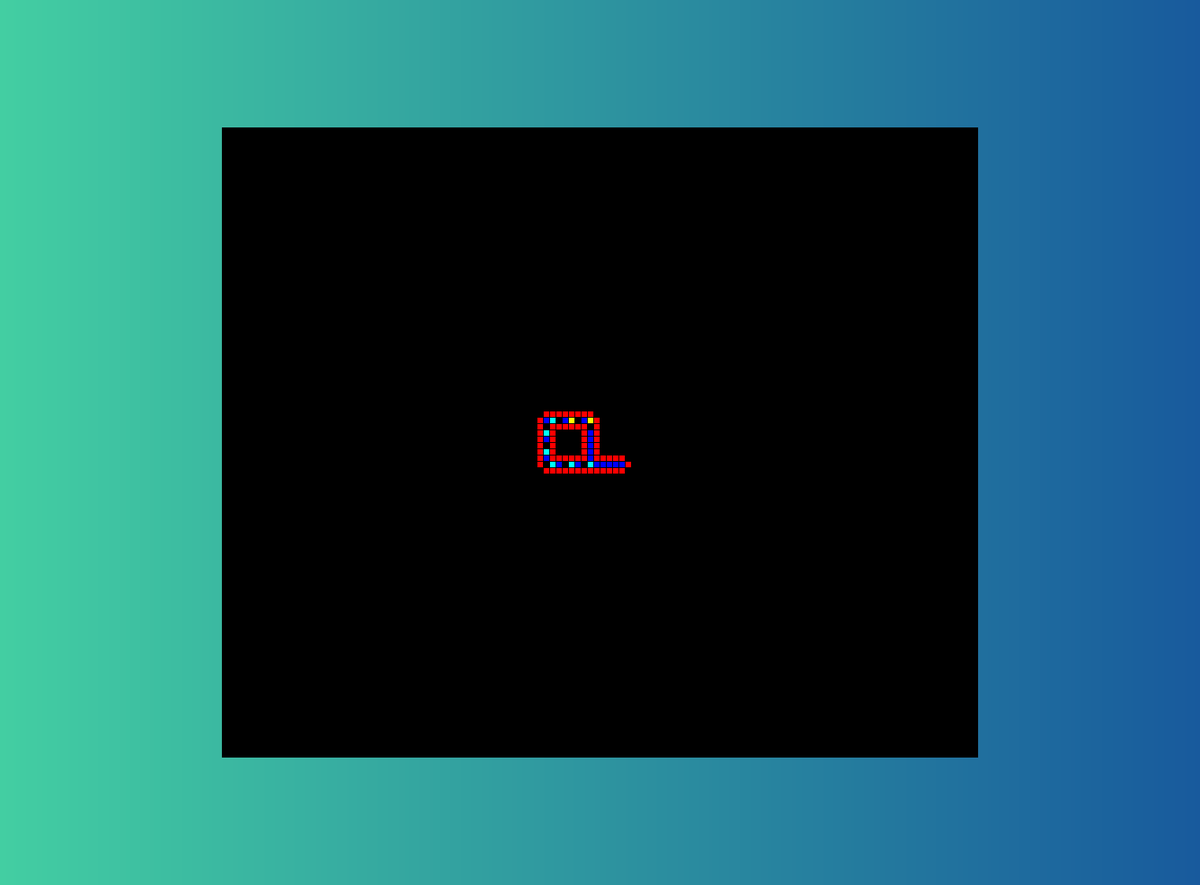
Frame 1 (no input)
Frame 60 (the mouse pressed at the canvas centre just before this capture): identical to frame 1, image omitted
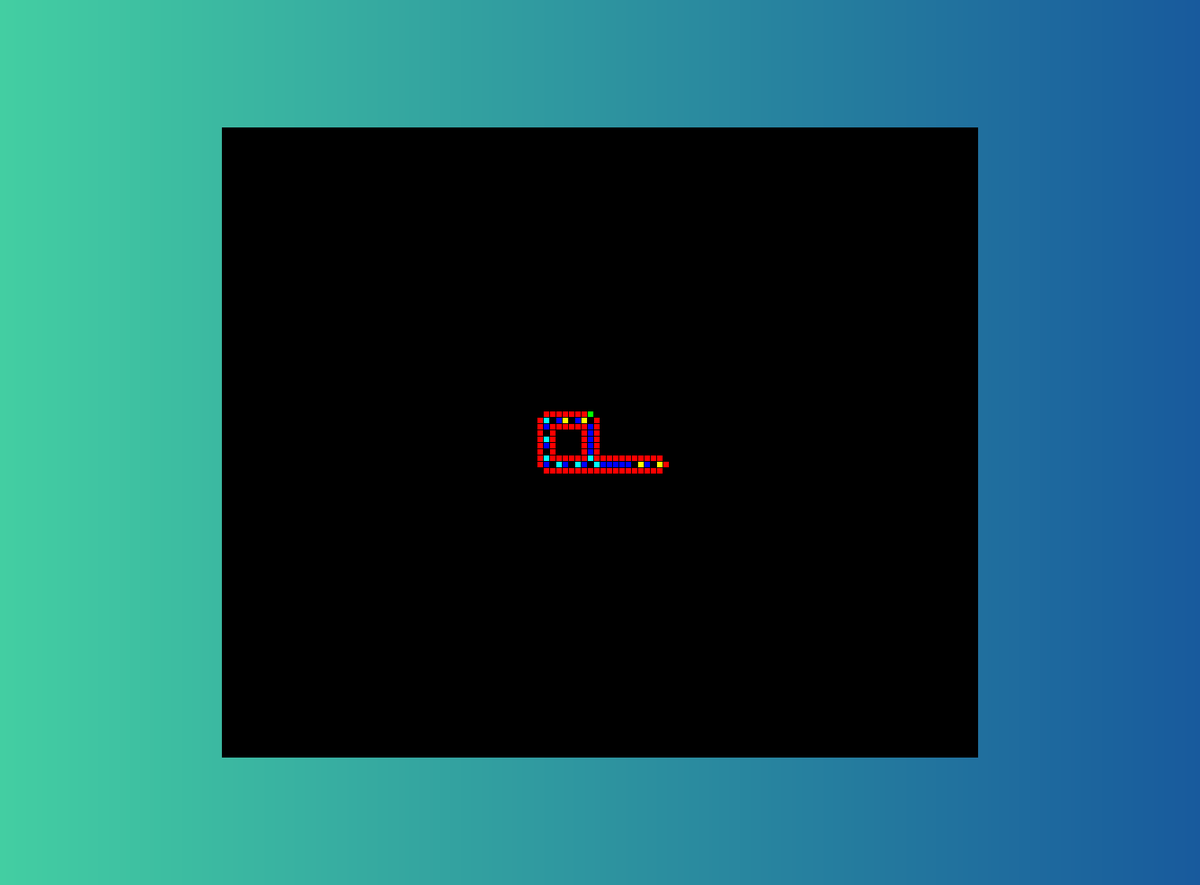
Frame 120 (the mouse held since frame 60 and released just before this capture)

The Processing sketch that drew these frames (run headless with seeded random() and noise(); from frame 60 on, the mouse is pressed at the canvas centre):

// Processing sketch: langtons_loops_processing
// ── langtons_loops_processing.pde
// ##### key mapping for controls #####
// TAB    resets the program back to the beginning
// SPACE  pauses/unpauses the program
// ENTER  advances the model one iteration, only works whilst paused

// 2d array to hold cell matrix
cell[][] cells;

// width of individual cells in the cellular automata
int cell_width = 8;
// how many cells wide, how many cells tall
int area_width = 120, area_height = 100;

// control variables
boolean pause = false;

// time offset for when the model starts running, measured in frames
// processing defaults to run at 60fps, so (offset/60.0) is how many
// seconds are waited before the program begins running
int offset = 90;

void settings() {
  size(displayWidth-75, displayHeight-75);
}

void setup() { 
  create_cells();
  set_initial_state();
  backgrnd();

  display_cells();
}

// paints the nice gradient for the background
void backgrnd() {
  for (int i = 0; i < width; i++) {
    for (int j = 0; j < height; j++) {     
      set(i, j, lerpColor(#43CEA2, #185A9D, (float) i / width));
    }
  }
}

void create_cells() {
  // centers the grid within the processing window
  int start_x = abs((width - (area_width * cell_width)) / 2);
  int start_y = abs((height - (area_height * cell_width)) / 2);

  cells = new cell[area_width][];
  for (int i = 0; i < cells.length; i++) {
    cells[i] = new cell[area_height];
    for (int j = 0; j < cells[i].length; j++) {
      cells[i][j] = new cell(start_x + cell_width * i, start_y + cell_width * j);
    }
  }
}

void set_initial_state() {
  int[][] initial_state = {
    {0, 2, 2, 2, 2, 2, 2, 2, 2, 0, 0, 0, 0, 0, 0}, 
    {2, 1, 7, 0, 1, 4, 0, 1, 4, 2, 0, 0, 0, 0, 0}, 
    {2, 0, 2, 2, 2, 2, 2, 2, 0, 2, 0, 0, 0, 0, 0}, 
    {2, 7, 2, 0, 0, 0, 0, 2, 1, 2, 0, 0, 0, 0, 0}, 
    {2, 1, 2, 0, 0, 0, 0, 2, 1, 2, 0, 0, 0, 0, 0}, 
    {2, 0, 2, 0, 0, 0, 0, 2, 1, 2, 0, 0, 0, 0, 0}, 
    {2, 7, 2, 0, 0, 0, 0, 2, 1, 2, 0, 0, 0, 0, 0}, 
    {2, 1, 2, 2, 2, 2, 2, 2, 1, 2, 2, 2, 2, 2, 0}, 
    {2, 0, 7, 1, 0, 7, 1, 0, 7, 1, 1, 1, 1, 1, 2}, 
    {0, 2, 2, 2, 2, 2, 2, 2, 2, 2, 2, 2, 2, 2, 0}};

  // y coordinate for upper left corner of the initial state
  // centers the initial state within the grid of cells
  int y = area_width / 2 - 10;
  if (area_width % 2 == 1)
    y = ((area_width - 1) / 2) - 10;

  // x coordinate for upper left corner of the initial state
  // centers the initial state within the grid of cells
  int x = area_height / 2 - 5;
  if (area_height % 2 == 1)
    x = ((area_height - 1) / 2) - 5;

  for (int i = 0; i < initial_state.length; i++) {
    for (int j = 0; j < initial_state[i].length; j++) {
      cells[y+j][x+i].set_current_state(initial_state[i][j]);
      cells[y+j][x+i].set_previous_state(initial_state[i][j]);
    }
  }
}

void display_cells() {
  for (int i = 0; i < cells.length; i++) {
    for (int j = 0; j < cells[i].length; j++) {
      cell c = cells[i][j];

      fill(c.c);
      rect(c.x, c.y, cell_width, cell_width);
    }
  }
}

// main function that transforms the cells to the next state
void transition() {
  // avoid edges, they're missing neighbours
  for (int i = 1; i < cells.length - 1; i++) {
    for (int j = 1; j < cells[i].length - 1; j++) {

      // states of sourrounding cells in VN neighbourhood
      int center = cells[i][j].get_previous_state();
      int north = cells[i][j-1].get_previous_state();
      int east = cells[i+1][j].get_previous_state();
      int south = cells[i][j+1].get_previous_state();
      int west = cells[i-1][j].get_previous_state();    

      int new_state = rule_table(center, north, east, south, west);

      if (new_state != -1)
        cells[i][j].set_current_state(new_state);
      else {
        // rotate 4 symmetries
        new_state = rule_table(center, west, north, east, south);
        if (new_state != -1) {
          cells[i][j].set_current_state(new_state);
        } else {

          new_state = rule_table(center, south, west, north, east);
          if (new_state != -1) {
            cells[i][j].set_current_state(new_state);
          } else {

            new_state = rule_table(center, east, south, west, north);
            if (new_state != -1) {
              cells[i][j].set_current_state(new_state);
            }
          }
        }
      }
    }
  }

  // Have to put here to force synchronicity
  for (int i = 1; i < cells.length - 1; i++) {
    for (int j = 1; j < cells[i].length - 1; j++) {
      cells[i][j].set_previous_state(cells[i][j].get_current_state());
    }
  }
}

void draw() {
  if (!pause && offset <= 0) {
    display_cells();
    transition();
  }

  if (offset > 0)
    offset--;
}

void keyPressed() {
  // transitions by one increment, only works when paused
  if (pause && key == ENTER) {
    transition();
    display_cells();
  }

  // resets back to initial state
  if (key == TAB) {
    create_cells();
    set_initial_state();
    display_cells();
  }

  // pauses/unpauses
  if (key == 32 /*spacebar*/) {
    pause = !pause;
  }
}


// very ugly, long rule table for transition function, optimised with many nested ifs
// last function in file so reader does not have to scroll down several hundred lines
int rule_table(int center, int north, int east, int south, int west) {
  if (center == 0 ) {
    if (north == 0) {
      if (east == 0) {
        if (south == 0) {
          if (west == 0) { 
            return 0;
          }
          if (west == 1) { 
            return 2;
          }
          if (west == 2) { 
            return 0;
          }
          if (west == 3) { 
            return 0;
          }
          if (west == 5) { 
            return 0;
          }
          if (west == 6) { 
            return 3;
          }
          if (west == 7) { 
            return 1;
          }
        }
        if (south == 1) {
          if (west == 1) { 
            return 2;
          }
          if (west == 2) { 
            return 2;
          }
          if (west == 3) { 
            return 2;
          }
        }
        if (south == 2) {
          if (west == 1) { 
            return 2;
          }
          if (west == 2) { 
            return 0;
          }
          if (west == 3) { 
            return 0;
          }
          if (west == 6) { 
            return 2;
          }
          if (west == 7) { 
            return 2;
          }
        }
        if (south == 3) {
          if (west == 2) { 
            return 0;
          }
        }
        if (south == 5) {
          if (west == 2) { 
            return 5;
          }
        }
        if (south == 6) {
          if (west == 2) { 
            return 2;
          }
        }
        if (south == 7) {
          if (west == 2) { 
            return 2;
          }
        }
      }
      if (east == 1) {
        if (south == 0) {
          if (west == 2) { 
            return 2;
          }
        }
        if (south == 1) {
          if (west == 2) { 
            return 0;
          }
        }
      }
      if (east == 2) {
        if (south == 0) {
          if (west == 2) { 
            return 0;
          }
          if (west == 3) { 
            return 0;
          }
          if (west == 5) { 
            return 0;
          }
        }
        if (south == 1) {
          if (west == 2) { 
            return 5;
          }
        }
        if (south == 2) {
          if (west == 2) { 
            return 0;
          }
        }
        if (south == 3) {
          if (west == 2) { 
            return 2;
          }
        }
      }
      if (east == 5) {
        if (south == 2 && west == 2) { 
          return 2;
        }
      }
    }
    if (north == 1) {
      if (east == 2) {
        if (south == 3) {
          if (west == 2) { 
            return 1;
          }
        }
        if (south == 4) {
          if (west == 2) { 
            return 1;
          }
        }
        if (south == 5) {
          if (west == 2) { 
            return 5;
          }
        }
        if (south == 6) {
          if (west == 2) { 
            return 1;
          }
        }
        if (south == 7) {
          if (west == 2) { 
            return 1;
          }
          if (west == 5) { 
            return 1;
          }
        }
      }
      if (east == 4) {
        if (south == 2) {
          if (west == 2) { 
            return 1;
          }
        }
        if (south == 3) {
          if (west == 2) { 
            return 1;
          }
        }
        if (south == 4) {
          if (west == 2) { 
            return 1;
          }
        }
        if (south == 7) {
          if (west == 2) { 
            return 1;
          }
        }
      }
      if (east == 6) {
        if (south == 2 && west == 5) { 
          return 1;
        }
      }
      if (east == 7) {
        if (south == 2) {
          if (west == 2) { 
            return 1;
          }
          if (west == 5) { 
            return 5;
          }
        }
        if (south == 5) {
          if (west == 2) { 
            return 1;
          }
        }
        if (south == 6) {
          if (west == 2) { 
            return 1;
          }
        }
        if (south == 7) {
          if (west == 2) { 
            return 1;
          }
        }
      }
    }
    if (north == 2) {
      if (east == 5 && south == 2 && west == 7) { 
        return 1;
      }
    }
  }
  if (center == 1 ) {
    if (north == 0) {
      if (east == 0) {
        if (south == 0) {
          if (west == 1) { 
            return 1;
          }
          if (west == 6) { 
            return 1;
          }
          if (west == 7) { 
            return 7;
          }
        }
        if (south == 1) {
          if (west == 1) { 
            return 1;
          }
          if (west == 2) { 
            return 1;
          }
        }
        if (south == 2) {
          if (west == 1) { 
            return 1;
          }
          if (west == 4) { 
            return 4;
          }
          if (west == 7) { 
            return 7;
          }
        }
        if (south == 5) {
          if (west == 1) { 
            return 1;
          }
        }
      }
      if (east == 1) {
        if (south == 0) {
          if (west == 1) { 
            return 1;
          }
        }
        if (south == 1) {
          if (west == 1) { 
            return 1;
          }
        }
        if (south == 2) {
          if (west == 4) { 
            return 4;
          }
          if (west == 7) { 
            return 7;
          }
        }
      }
      if (east == 2) {
        if (south == 0) {
          if (west == 2) { 
            return 6;
          }
        }
        if (south == 1) {
          if (west == 2) { 
            return 1;
          }
        }
        if (south == 2) {
          if (west == 1) { 
            return 1;
          }
          if (west == 4) { 
            return 4;
          }
          if (west == 6) { 
            return 3;
          }
          if (west == 7) { 
            return 7;
          }
        }
        if (south == 3) {
          if (west == 2) { 
            return 7;
          }
        }
        if (south == 4) {
          if (west == 2) { 
            return 4;
          }
        }
        if (south == 6) {
          if (west == 2) { 
            return 6;
          }
          if (west == 4) { 
            return 4;
          }
          if (west == 7) { 
            return 7;
          }
        }
        if (south == 7) {
          if (west == 1) { 
            return 0;
          }
          if (west == 2) { 
            return 7;
          }
        }
      }
      if (east == 5) {
        if (south == 4 && west == 2) { 
          return 7;
        }
      }
    }
    if (north == 1) {
      if (east == 1) {
        if (south == 1) {
          if (west == 2) { 
            return 1;
          }
        }
        if (south == 2) {
          if (west == 2) { 
            return 1;
          }
          if (west == 4) { 
            return 4;
          }
          if (west == 5) { 
            return 1;
          }
          if (west == 6) { 
            return 1;
          }
          if (west == 7) { 
            return 7;
          }
        }
        if (south == 5) {
          if (west == 2) { 
            return 2;
          }
        }
      }
      if (east == 2) {
        if (south == 1) {
          if (west == 2) { 
            return 1;
          }
        }
        if (south == 2) {
          if (west == 2) { 
            return 1;
          }
          if (west == 4) { 
            return 4;
          }
          if (west == 5) { 
            return 1;
          }
          if (west == 7) { 
            return 7;
          }
        }
        if (south == 3) {
          if (west == 2) { 
            return 1;
          }
        }
        if (south == 4) {
          if (west == 2) { 
            return 4;
          }
        }
        if (south == 6) {
          if (west == 2) { 
            return 1;
          }
        }
        if (south == 7) {
          if (west == 2) { 
            return 7;
          }
        }
      }
      if (east == 3) {
        if (south == 2 && west == 2) { 
          return 1;
        }
      }
    }
    if (north == 2) {
      if (east == 2) {
        if (south == 2) {
          if (west == 4) { 
            return 4;
          }
          if (west == 7) { 
            return 7;
          }
        }
        if (south == 4 && west == 3) { 
          return 4;
        }
        if (south == 5 && west == 4) { 
          return 7;
        }
      }
      if (east == 3) {
        if (south == 2 && west == 4) { 
          return 4;
        }
        if (south == 2 && west == 7) { 
          return 7;
        }
      }
      if (east == 4) {
        if (south == 2 && west == 5) { 
          return 5;
        }
        if (north == 2 && east == 4 && south == 2 && west == 6) { 
          return 7;
        }
      }
      if (east == 5) {
        if (south == 2 && west == 7) { 
          return 5;
        }
      }
    }
  }



  if (center == 2 ) {
    if (north == 0) {
      if (east == 0) {
        if (south == 0) {
          if (west == 1) { 
            return 2;
          }
          if (west == 2) { 
            return 2;
          }
          if (west == 4) { 
            return 2;
          }
          if (west == 7) { 
            return 1;
          }
        }
        if (south == 1) {
          if (west == 2) { 
            return 2;
          }
          if (west == 5) { 
            return 2;
          }
        }
        if (south == 2) {
          if (west == 1) { 
            return 2;
          }
          if (west == 2) { 
            return 2;
          }
          if (west == 3) { 
            return 2;
          }
          if (west == 4) { 
            return 2;
          }
          if (west == 5) { 
            return 0;
          }
          if (west == 6) { 
            return 2;
          }
          if (west == 7) { 
            return 2;
          }
        }
        if (south == 3) {
          if (west == 2) { 
            return 6;
          }
        }
        if (south == 4) {
          if (west == 2) { 
            return 3;
          }
        }
        if (south == 5) {
          if (west == 1) { 
            return 7;
          }
          if (west == 2) { 
            return 2;
          }
          if (west == 7) { 
            return 5;
          }
        }
        if (south == 7 && west == 2) { 
          return 2;
        }
      }
      if (east == 1) {
        if (south == 0 && west == 2) { 
          return 2;
        }
        if (south == 1 && west == 2) { 
          return 2;
        }
        if (south == 2 && west == 2) { 
          return 2;
        }
        if (south == 4 && west == 2) { 
          return 2;
        }
        if (south == 7 && west == 2) { 
          return 2;
        }
      }
      if (east == 2) {
        if (south == 0) {
          if (west == 2) { 
            return 2;
          }
          if (west == 3) { 
            return 2;
          }
          if (west == 5) { 
            return 2;
          }
          if (west == 7) { 
            return 3;
          }
        }
        if (south == 1) {
          if (west == 2) { 
            return 2;
          }
          if (west == 5) { 
            return 2;
          }
        }
        if (south == 2) {
          if (west == 1) { 
            return 2;
          }
          if (west == 2) { 
            return 2;
          }
          if (west == 7) { 
            return 2;
          }
        }
        if (south == 3) {
          if (west == 2) { 
            return 1;
          }
        }
        if (south == 4) {
          if (west == 2) { 
            return 2;
          }
          if (west == 5) { 
            return 2;
          }
        }
        if (south == 5) {
          if (west == 2) { 
            return 0;
          }
          if (west == 5) { 
            return 2;
          }
        }
        if (south == 6 && west == 2) { 
          return 2;
        }
        if (south == 7 && west == 2) { 
          return 2;
        }
      }
      if (east == 3) {
        if (south == 1 && west == 2) { 
          return 2;
        }
        if (south == 2 && west == 1) { 
          return 6;
        }
        if (south == 2 && west == 2) { 
          return 6;
        }
        if (south == 4 && west == 2) { 
          return 2;
        }
      }
      if (east == 4) {
        if (south == 2 && west == 2) { 
          return 2;
        }
      }
      if (east == 5) {
        if (south == 1 && west == 2) { 
          return 2;
        }
        if (south == 2) {
          if (west == 1) { 
            return 2;
          }
          if (west == 2) { 
            return 2;
          }
        }
        if (south == 5 && west == 2) { 
          return 1;
        }
        if (south == 7 && west == 2) { 
          return 5;
        }
      }
      if (east == 6) {
        if (south == 2 && west == 2) { 
          return 2;
        }
        if (south == 7 && west == 2) { 
          return 2;
        }
      }
      if (east == 7) {
        if (south == 1 && west == 2) { 
          return 2;
        }
        if (south == 2 && west == 2) { 
          return 2;
        }
        if (south == 4 && west == 2) { 
          return 2;
        }
        if (south == 7 && west == 2) { 
          return 2;
        }
      }
    }
    if (north == 1) {
      if (east == 1) {
        if (south == 2 && west == 2) { 
          return 2;
        }
        if (south == 2 && west == 6) { 
          return 1;
        }
      }
      if (east == 2) {
        if (south == 2 && west == 2) { 
          return 2;
        }
        if (south == 2 && west == 4) { 
          return 2;
        }
        if (south == 2 && west == 6) { 
          return 2;
        }
        if (south == 2 && west == 7) { 
          return 2;
        }
      }
      if (east == 4 && south == 2 && west == 2) { 
        return 2;
      }
      if (east == 5 && south == 2 && west == 2) { 
        return 2;
      }
      if (east == 6 && south == 2 && west == 2) { 
        return 2;
      }
      if (east == 7 && south == 2 && west == 2) { 
        return 2;
      }
    }
    if (north == 2) {
      if (east == 2) {
        if (south == 2 && west == 7) { 
          return 2;
        }
        if (south == 4) {
          if (west == 4) { 
            return 2;
          }
          if (west == 6) { 
            return 2;
          }
        }
        if (south == 7) {
          if (west == 6) { 
            return 2;
          }
          if (west == 7) { 
            return 2;
          }
        }
      }
    }
  }

  if (center == 3 ) {
    if (north == 0) {
      if (east == 0) {
        if (south == 0) {
          if (west == 1) { 
            return 3;
          }
          if (west == 2) { 
            return 2;
          }
          if (west == 4) { 
            return 1;
          }
          if (west == 7) { 
            return 6;
          }
        }
        if (south == 1 && west == 2) { 
          return 3;
        }
        if (south == 4 && west == 2) { 
          return 1;
        }
        if (south == 6 && west == 2) { 
          return 2;
        }
      }
      if (east == 1) {
        if (north == 0 && east == 1 && south == 0 && west == 2) { 
          return 1;
        }
        if (north == 0 && east == 1 && south == 2 && west == 2) { 
          return 0;
        }
      }
      if (east == 2 && south == 5 && west == 1) { 
        return 1;
      }
    }
  }

  if (center == 4 ) {
    if (north == 0) {
      if (east == 1) {
        if (south == 1 && west == 2) { 
          return 0;
        }
        if (south == 2 && west == 2) { 
          return 0;
        }
        if (south == 2 && west == 5) { 
          return 0;
        }
      }
      if (east == 2) {
        if (south == 1 && west == 2) { 
          return 0;
        }
        if (south == 2 && west == 2) { 
          return 1;
        }
        if (south == 3 && west == 2) { 
          return 6;
        }
        if (south == 5 && west == 2) { 
          return 0;
        }
      }
      if (east == 3 && south == 2 && west == 2) { 
        return 1;
      }
    }
  }

  if (center == 5 ) {
    if (north == 0) {
      if (east == 0) {
        if (south == 0 && west == 2) { 
          return 2;
        }
        if (south == 2) {
          if (west == 1) { 
            return 5;
          }
          if (west == 2) { 
            return 5;
          }
          if (west == 3) { 
            return 2;
          }
          if (west == 7) { 
            return 2;
          }
        }
        if (south == 5 && west == 2) { 
          return 0;
        }
      }
      if (east == 2) {
        if (south == 0 && west == 2) { 
          return 2;
        }
        if (south == 1) {
          if (west == 2) { 
            return 2;
          }
          if (west == 5) { 
            return 2;
          }
        }
        if (south == 2) {
          if (west == 2) { 
            return 0;
          }
          if (west == 4) { 
            return 4;
          }
        }
        if (south == 7 && west == 2) { 
          return 2;
        }
      }
    }
    if (north == 1) {
      if (east == 2) {
        if (south == 1 && west == 2) { 
          return 2;
        }
        if (south == 2 && west == 2) { 
          return 0;
        }
        if (south == 4 && west == 2) { 
          return 2;
        }
        if (south == 7 && west == 2) { 
          return 2;
        }
      }
    }
  }

  if (center == 6 ) {
    if (north == 0) {
      if (east == 0) {
        if (south == 0) {
          if (west == 1) { 
            return 1;
          }
          if (west == 2) { 
            return 1;
          }
        }
      }
      if (east == 2 && south == 1 && west == 2) { 
        return 0;
      }
    }
    if (north == 1) {
      if (east == 2) {
        if (south == 1) {
          if (west == 2) { 
            return 5;
          }
          if (west == 3) { 
            return 1;
          }
        }
        if (south == 2 && west == 2) { 
          return 5;
        }
      }
    }
  }

  if (center == 7 ) {
    if (north == 0) {
      if (east == 0 && south == 0 && west == 7) { 
        return 7;
      }
      if (east == 1) {
        if (south == 1 && west == 2) { 
          return 0;
        }
        if (south == 2) {
          if (west == 2) { 
            return 0;
          }
          if (west == 5) { 
            return 0;
          }
        }
      }
      if (east == 2) {
        if (south == 1 && west == 2) { 
          return 0;
        }
        if (south == 2) {
          if (west == 2) { 
            return 1;
          }
          if (west == 5) { 
            return 1;
          }
        }
        if (south == 3 && west == 2) { 
          return 1;
        }
        if (south == 5 && west == 2) { 
          return 5;
        }
        if (south == 7 && west == 2) { 
          return 0;
        }
      }
    }
  }
  return -1;
}

// ── cell.pde
class cell {
  int x, y;
  private int previous_state, current_state;
  color c;

  public cell(int x, int y) {
    this.x = x;
    this.y = y;

    previous_state = 0;
    current_state = 0;
    c = color(0);
  }

  public cell(int x, int y, int current_state) {
    this.x = x;
    this.y = y;

    previous_state = current_state;
    this.current_state = current_state;
    c = get_colour(current_state);
  }

  int get_previous_state() {
    return previous_state;
  }

  void set_current_state(int state) {
    current_state = state;
    c = get_colour(state);
  }


  void set_previous_state(int state) {
    previous_state = state;
  }

  int get_current_state() {
    return current_state;
  }

  private color get_colour(int state) {
    if (state == 0) return color(0); //black
    if (state == 1) return color(0, 0, 255); // blue
    if (state == 2) return color(255, 0, 0); // red
    if (state == 3) return color(0, 255, 0); // green
    if (state == 4) return color(255, 255, 0); // yellow
    if (state == 5) return color(255, 105, 180); // pink
    if (state == 6) return color(255, 255, 255); // white
    return color(0, 255, 255); // if state=7 cyan
  }
}
